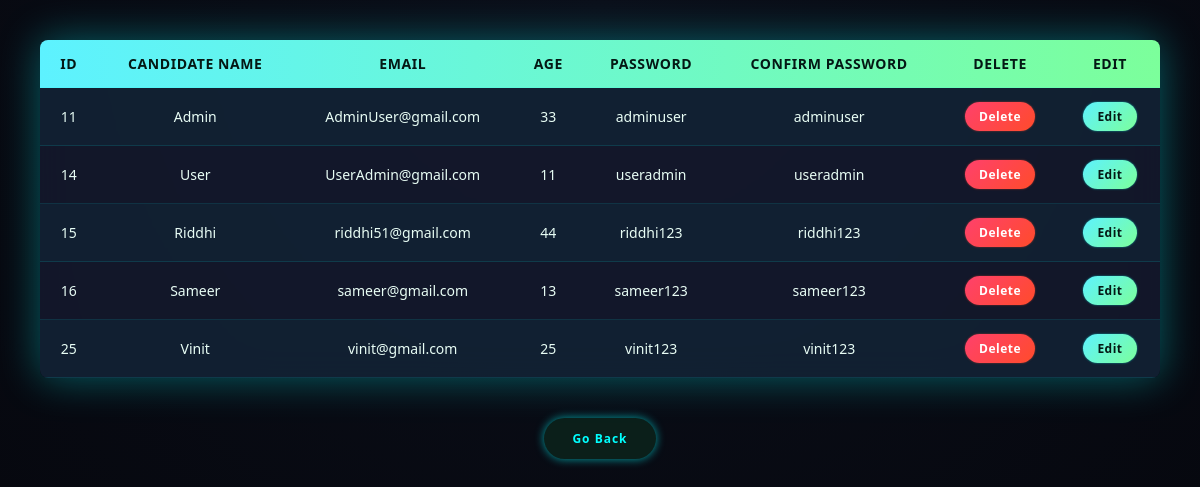
Screenshot of /ShowInfo/ with the database file from the repository.
### RegistrationApp/models.py (models this page shows)
class RecordsLength(models.Model):
    candidate_name = models.CharField(max_length = 50)
    age = models.IntegerField()
    email = models.EmailField(max_length = 50)
    password = models.CharField(max_length = 30)
    confirm_password = models.CharField(max_length = 30)

### RegistrationApp/views.py (the view)
# urls.py: path("ShowInfo/", ShowData),
def ShowData(request):
    CivilianceInfoShow = RecordsLength.objects.all()
    print(CivilianceInfoShow)
    return render(request, "viewdata.html", {"CivilianceInfoShow": CivilianceInfoShow})

### RegistrationApp/templates/viewdata.html (shortened to what this page needs)
<!DOCTYPE html>
<html lang="en">
<head>
</head>
<body>
    <table>
        <tr>
            <td>Id</td>
            <td>Candidate Name</td>
            <td>Email</td>
            <td>Age</td>
            <td>Password</td>
            <td>Confirm Password</td>
            <td>Delete</td>
            <td>Edit</td>
        </tr>
        {% for info in CivilianceInfoShow %}
        <tr>
            <td>{{info.id}}</td>
            <td>{{info.candidate_name}}</td>
            <td>{{info.email}}</td>
            <td>{{info.age}}</td>
            <td>{{info.password}}</td>
            <td>{{info.confirm_password}}</td>
            <td><a href="/deleterecords/{{info.id}}">Delete</a></td>
            <td><a href="/editrecords/{{info.id}}">Edit</a></td>
        </tr>
        {% endfor %}
    </table>
    <a href="/registration/" class="back-link">Go Back</a>
</body>
</html>

### RegistrationApp/templates/viewdata.html (style rules this page uses)
* { box-sizing: border-box; font-family: 'Segoe UI', Tahoma, Geneva, Verdana, sans-serif; }
body { min-height: 100vh; background: radial-gradient(circle at top, #0b0f1a, #05060c); margin: 0; padding: 40px; color: #e8fdf5; }
table { width: 100%; max-width: 1150px; margin: auto; border-collapse: collapse; background: rgba(20, 25, 45, 0.9); backdrop-filter: blur(16px); border-radius: 8px; overflow: hidden; box-shadow: 0 0 40px rgba(0, 255, 255, 0.35); }
table tr:first-child { background: linear-gradient(90deg, #5DF2FF, #7CFF9B); color: #041814; font-weight: 600; letter-spacing: 0.6px; text-transform: uppercase; }
td { padding: 14px 16px; text-align: center; border-bottom: 1px solid rgba(0, 255, 255, 0.12); font-size: 14px; transition: all 0.35s ease; }
tr { transition: all 0.35s ease; }
tr:nth-child(even) { background: rgba(0, 255, 255, 0.04); }
a { text-decoration: none; padding: 6px 14px; border-radius: 20px; font-weight: 600; font-size: 12px; letter-spacing: 0.5px; display: inline-block; transition: all 0.35s ease; }
a[href*="deleterecords"] { color: #fff; background: linear-gradient(135deg, #ff416c, #ff4b2b); box-shadow: 0 0 2px rgba(255, 75, 43, 0.6); }
a[href*="editrecords"] { color: #041814; background: linear-gradient(135deg, #5DF2FF, #7CFF9B); box-shadow: 0 0 2px rgba(0, 255, 255, 0.6); }
.back-link { display: block; width: fit-content; margin: 40px auto 0; padding: 12px 28px; background: #0b1f1a; color: #0ff; font-weight: 600; border-radius: 30px; letter-spacing: 1px; text-decoration: none; box-shadow: 0 0 10px rgba(0, 255, 255, 0.6); transition: all 0.4s ease; }

### rows the page displays
RecordsLength: id "11", candidate_name "Admin", email "AdminUser@gmail.com", age "33", password "adminuser", confirm_password "adminuser"
RecordsLength: id "14", candidate_name "User", email "UserAdmin@gmail.com", age "11", password "useradmin", confirm_password "useradmin"
RecordsLength: id "15", candidate_name "Riddhi", email "riddhi51@gmail.com", age "44", password "riddhi123", confirm_password "riddhi123"
RecordsLength: id "16", candidate_name "Sameer", email "sameer@gmail.com", age "13", password "sameer123", confirm_password "sameer123"
RecordsLength: id "25", candidate_name "Vinit", email "vinit@gmail.com", age "25", password "vinit123", confirm_password "vinit123"
